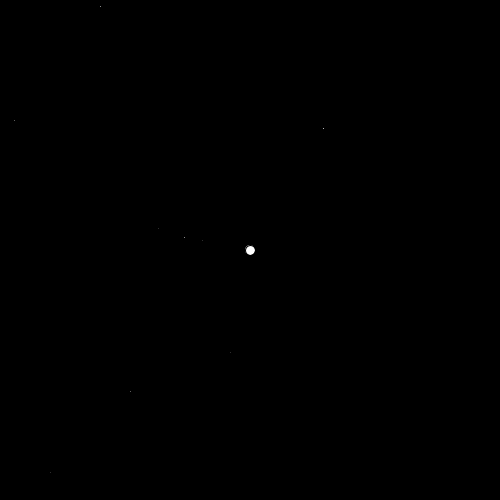
Frame 1 (no input)
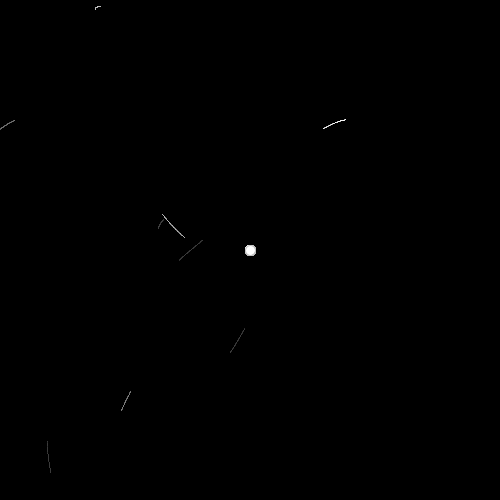
Frame 60 (the mouse pressed at the canvas centre just before this capture)
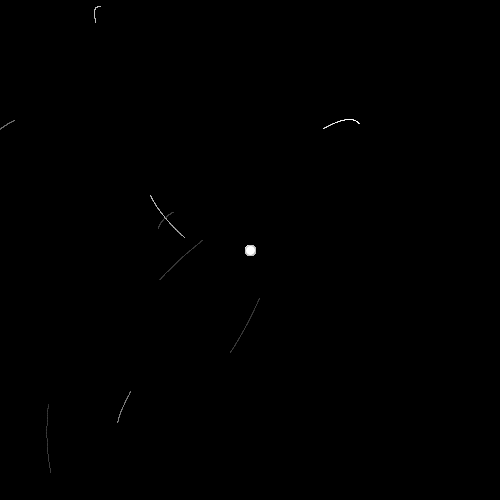
Frame 120 (the mouse held since frame 60 and released just before this capture)

The Processing sketch that drew these frames (run headless with seeded random() and noise(); from frame 60 on, the mouse is pressed at the canvas centre):

// Processing sketch: GravitySketch
// ── GravitySketch.pde
final int NO_PARTICLES = 9 ;
final int MY_WIDTH = 500 ;
final int MY_HEIGHT = 500 ;

Particle[] particles ;

PVector gravity ;

// initialise screen and particle array
void setup() {
  size(500, 500) ;
  background(0) ;
  particles = new Particle[NO_PARTICLES] ;
  for (int i = 0; i < NO_PARTICLES; i++) 
    particles[i] = new Particle((int)random(0,MY_WIDTH),
                                (int)random(0,MY_HEIGHT),
                                random(-.5f,.5f),
                                random(-.5f,.5f),
                                random(0.001f,0.005f)) ;
  gravity = new PVector(0f,0f) ;
}

// update particles, render.
void draw() {
  //the star
  ellipse(MY_WIDTH/2, MY_HEIGHT/2,10,10) ;
  //the particles  
  for (int i = 0; i  < NO_PARTICLES; i++) {
    Particle p = particles[i] ;
    // calculate gravity vector
    gravity.x = MY_WIDTH/2-p.position.x ;
    gravity.y = MY_HEIGHT/2-p.position.y ;
    // scale it with distance
    float distance = gravity.mag() ;
    gravity.mult(1/distance) ;
    
    particles[i].integrate(gravity) ;
    PVector position = particles[i].position ;
    float invMass = particles[i].invMass ;
    if (invMass <= 0.002f) stroke(64) ;
    else if (invMass <= 0.003f) stroke(128) ;
    else if (invMass <= 0.004f) stroke(192) ;
    else stroke(255) ;
    point(position.x, position.y) ; 
  }
}

// clear screen
void mousePressed() {
  background(0) ; 
}
// ── Particle.pde
// a representation of a point mass
final class Particle {
  
  // Vectors to hold pos, vel
  // I'm allowing public access to keep things snappy.
  public final PVector position, velocity ;
    
  // Store inverse mass to allow simulation of infinite mass
  private float invMass ;
  
  Particle(int x, int y, float xVel, float yVel, float invM) {
    position = new PVector(x, y) ;
    velocity = new PVector(xVel, yVel) ;
    invMass = invM ;    
  }
  
  // update position and velocity
  // Takes gravity as a parameter for this demonstration
  void integrate(PVector gravity) {
    // If infinite mass, we don't integrate
    if (invMass <= 0f) return ;
    
    // update position
    position.add(velocity) ;
    
    PVector acceleration = gravity.copy() ;
    acceleration.mult(invMass) ;
    
    // update velocity
    velocity.add(acceleration) ;
  }
}
